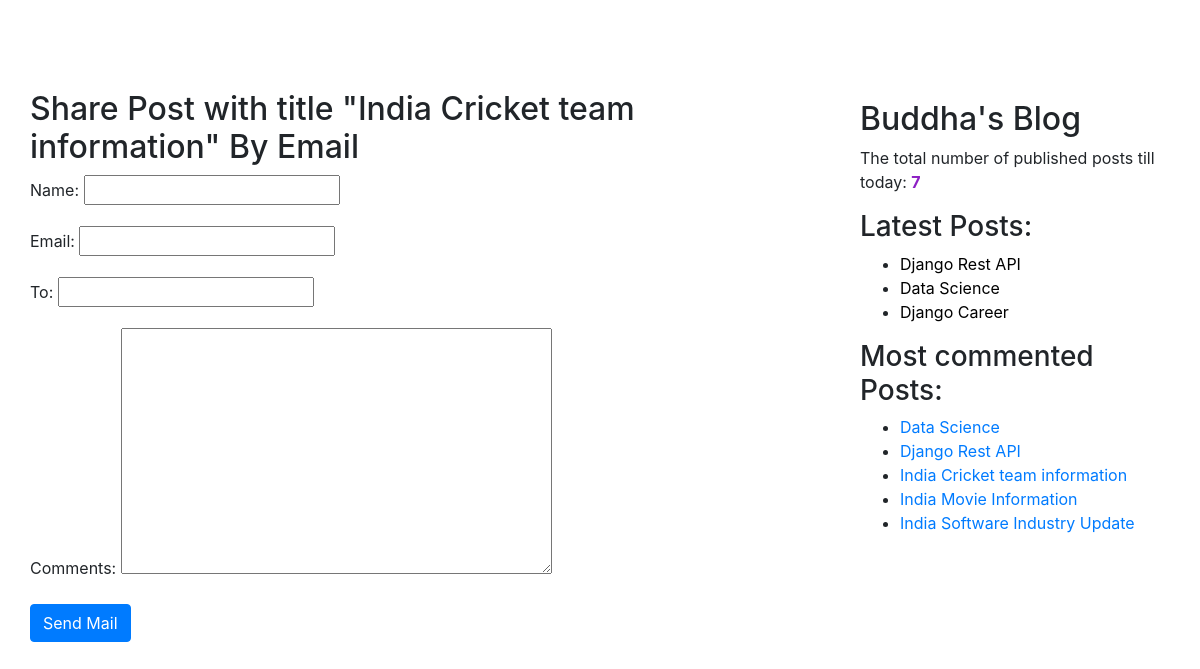
/1/share/, run on the app's committed database.
### blogapp/models.py (models this page shows, shortened)
class Post(models.Model):
    STATUS_CHOICES = (('draft', 'Draft'), ('published', 'Published'))
    title = models.CharField(max_length=256)
    slug = models.SlugField(max_length=264, unique_for_date='publish')
    author = models.ForeignKey(User, related_name='blog_posts', on_delete=models.CASCADE)
    body = models.TextField()
    publish = models.DateTimeField(default=timezone.now)
    created = models.DateTimeField(auto_now_add=True)
    updated = models.DateTimeField(auto_now=True)
    status = models.CharField(max_length=10, choices=STATUS_CHOICES, default='draft')
    objects = CustomManager()
    tags = TaggableManager()
    class Meta:
        ordering = ('-publish',)
    def get_absolute_url(self):
        return reverse('post_detail', args=[self.publish.year, self.publish.strftime('%m'),
                                            self.publish.strftime('%d'), self.slug])

### blogapp/views.py (the view)
# urls.py: path('<int:id>/share/', views.mail_send_view),
def mail_send_view(request, id):
    post = get_object_or_404(Post, id=id, status='published')
    sent = False
    if request.method == 'POST':
        form = EmailSendForm(request.POST)
        if form.is_valid():
            cd = form.cleaned_data
            post_url = request.build_absolute_uri(post.get_absolute_url())
            subject = '{}({}) recommends you to read "{}"'.format(cd['name'], cd['email'], post.title)
            message = 'Read Post At: \n {}\n\n{}\'s Comments:\n{}'.format(post_url, cd['name'], cd['comments'])
            send_mail(subject, message, 'vamshibuddha@blog.com', [cd['to']])
            sent = True
    else:
        form = EmailSendForm()
    return render(request, 'blogapp/sharebyemail.html', {'form': form, 'post': post, 'sent': sent})

### blogapp/forms.py
class EmailSendForm(forms.Form):
    name = forms.CharField()
    email = forms.EmailField()
    to = forms.EmailField()
    comments = forms.CharField(required=False, widget=forms.Textarea)

### blogapp/models.py (called while the page is built)
    def get_queryset(self):
        return super().get_queryset().filter(status='published')

### blogapp/templatetags/blogapp_tags.py (called while the page is built)
@register.simple_tag(name='my_tag')
def total_posts():
    return Post.objects.count()

@register.inclusion_tag('blogapp/latest_posts123.html')
def show_latest_posts():
    latest_posts = Post.objects.order_by('-publish')[:3]
    return {'latest_posts': latest_posts}

@register.simple_tag
def get_most_commented_posts(count=5):
    return Post.objects.annotate(total_comments=Count('comments')).order_by('-total_comments')[:count]

### templates/blogapp/sharebyemail.html (shortened to what this page needs)
<!DOCTYPE html>
{% extends 'blogapp/base.html'%}
    {%block content%}
    {%if sent%}
        <h2>Email Successfully sent!!!</h2>
        <h5>Post with title {{post.title}} information shared by email</h5>
    {%else%}
        <h2>Share Post with title "{{post.title}}" By Email</h2>
        <form method="post">
            {{form.as_p}}
            <input type="submit" class="btn btn-primary" value="Send Mail">
        </form>
    {%endif%}
    {%endblock%}

### templates/blogapp/base.html (shortened to what this page needs)
<!DOCTYPE html>
{%load blogapp_tags%}
{%load static%}
<html lang="en">
<head>
    <link rel="stylesheet" href="https://stackpath.bootstrapcdn.com/bootstrap/4.3.1/css/bootstrap.min.css"
>
    <link rel="stylesheet" href="{% static "css/blogstyle.css" %}">
</head>
<body>
<div class="content">
    {%block content%}
    {%endblock%}
</div>
<div class="sidebar">
    <h2>Buddha's Blog</h2>
    <p>The total number of published posts till today: <span id="pcount">{%my_tag%}</span></p>
    <h3>Latest Posts: </h3>{% show_latest_posts %}
    <h3>Most commented Posts:</h3>
    {% get_most_commented_posts as most_commented_posts %}
    <ul>
        {%for post in most_commented_posts%}
        <li><a href="{{post.get_absolute_url}}">{{post.title}}</a></li>
        {%endfor%}
    </ul>
</div>
</body>
</html>

### templates/blogapp/latest_posts123.html
<ul>
    {%for post in latest_posts %}
    <li><a class="one" href="{{post.get_absolute_url}}">{{post.title}}</a></li>
    {%endfor%}
</ul>

### static/css/blogstyle.css (style rules this page uses)
.content { width : 70% ; float : left ; padding : 30px; margin-top: 60px; }
.sidebar { width: 30% ; float: right ; padding : 20px; margin-top: 80px; }
#pcount { color: #8D20C4; font-weight: bold; }
a.one:link { color:#000000; }

### data on the page
Post: title "India Cricket team information"
Post: title "Django Rest API"
Post: title "Data Science"
Post: title "Django Career"
Post: title "India Movie Information"
Post: title "India Software Industry Update"
